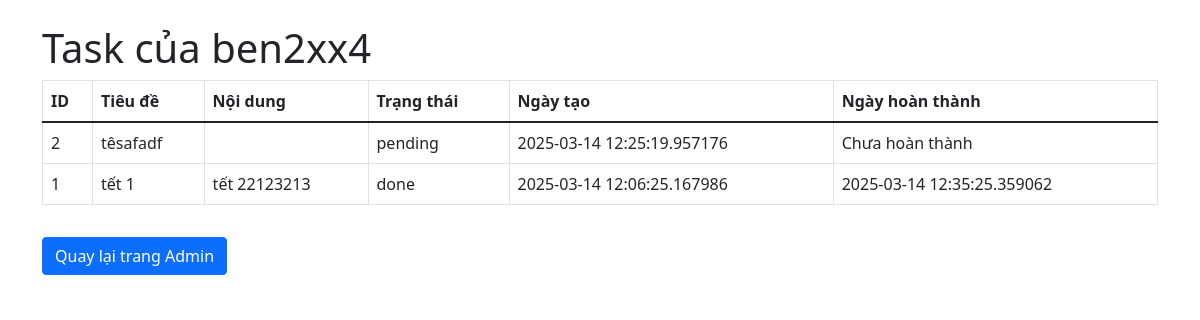
The app's page /admin/user_tasks/1 (signed in), older data.
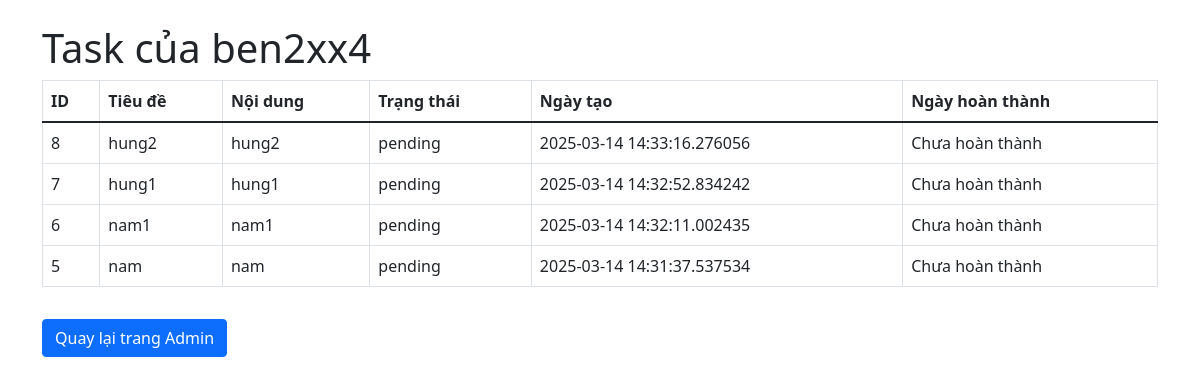
The same page, newer data.
### app.py (models this page shows)
class Task(db.Model):
    id = db.Column(db.Integer, primary_key=True)
    title = db.Column(db.String(100), nullable=False)
    content = db.Column(db.Text, nullable=True)
    status = db.Column(db.String(20), default='pending')  # pending, done
    created_time = db.Column(db.DateTime, default=datetime.utcnow)
    finished_time = db.Column(db.DateTime, nullable=True)
    due_date = db.Column(db.DateTime, nullable=True)        # Ngày dự kiến hoàn thành
    priority = db.Column(db.String(20), default='trung bình') # cao, trung bình, thấp
    user_id = db.Column(db.Integer, db.ForeignKey('user.id'), nullable=False)
    category_id = db.Column(db.Integer, db.ForeignKey('category.id'), nullable=True)

### app.py (the view)
@app.route('/admin/user_tasks/<int:user_id>')
def admin_user_tasks(user_id):
    user = current_user()
    if not user or not user.is_admin:
        flash('Bạn không có quyền truy cập trang này.')
        return redirect(url_for('home'))
    target_user = User.query.get_or_404(user_id)
    tasks = Task.query.filter_by(user_id=target_user.id).order_by(Task.id.desc()).all()
    return render_template('admin_user_tasks.html', user=user, target_user=target_user, tasks=tasks)

### app.py (called while the page is built)
def current_user():
    if 'user_id' in session:
        return User.query.get(session['user_id'])
    return None

### Templates/admin_user_tasks.html (shortened to what this page needs)
<!DOCTYPE html>
<html lang="vi">
<head>
  <link href="https://cdn.jsdelivr.net/npm/bootstrap@5.1.3/dist/css/bootstrap.min.css" rel="stylesheet">
</head>
<body>
  <div class="container my-4">
    <h1>Task của {{ target_user.username }}</h1>
    {% if tasks %}
      <table class="table table-bordered">
        <thead>
          <tr>
            <th>ID</th>
            <th>Tiêu đề</th>
            <th>Nội dung</th>
            <th>Trạng thái</th>
            <th>Ngày tạo</th>
            <th>Ngày hoàn thành</th>
          </tr>
        </thead>
        <tbody>
          {% for task in tasks %}
          <tr>
            <td>{{ task.id }}</td>
            <td>{{ task.title }}</td>
            <td>{{ task.content }}</td>
            <td>{{ task.status }}</td>
            <td>{{ task.created_time }}</td>
            <td>
              {% if task.finished_time %}
                {{ task.finished_time }}
              {% else %}
                Chưa hoàn thành
              {% endif %}
            </td>
          </tr>
          {% endfor %}
        </tbody>
      </table>
    {% else %}
      <p>Không có task nào của {{ target_user.username }}.</p>
    {% endif %}
    <a href="{{ url_for('admin') }}" class="btn btn-primary mt-3">Quay lại trang Admin</a>
  </div>
</body>
</html>

Row changes from the older to the newer data that the page shows:
removed Task: id "2", title "têsafadf", status "pending", created_time "2025-03-14 12:25:19.957176", shows "Chưa hoàn thành"
removed Task: id "1", title "tết 1", content "tết 22123213", status "done", created_time "2025-03-14 12:06:25.167986", finished_time "2025-03-14 12:35:25.359062"
added Task: id "8", title "hung2", content "hung2", status "pending", created_time "2025-03-14 14:33:16.276056", shows "Chưa hoàn thành"
added Task: id "7", title "hung1", content "hung1", status "pending", created_time "2025-03-14 14:32:52.834242", shows "Chưa hoàn thành"
added Task: id "6", title "nam1", content "nam1", status "pending", created_time "2025-03-14 14:32:11.002435", shows "Chưa hoàn thành"
added Task: id "5", title "nam", content "nam", status "pending", created_time "2025-03-14 14:31:37.537534", shows "Chưa hoàn thành"
